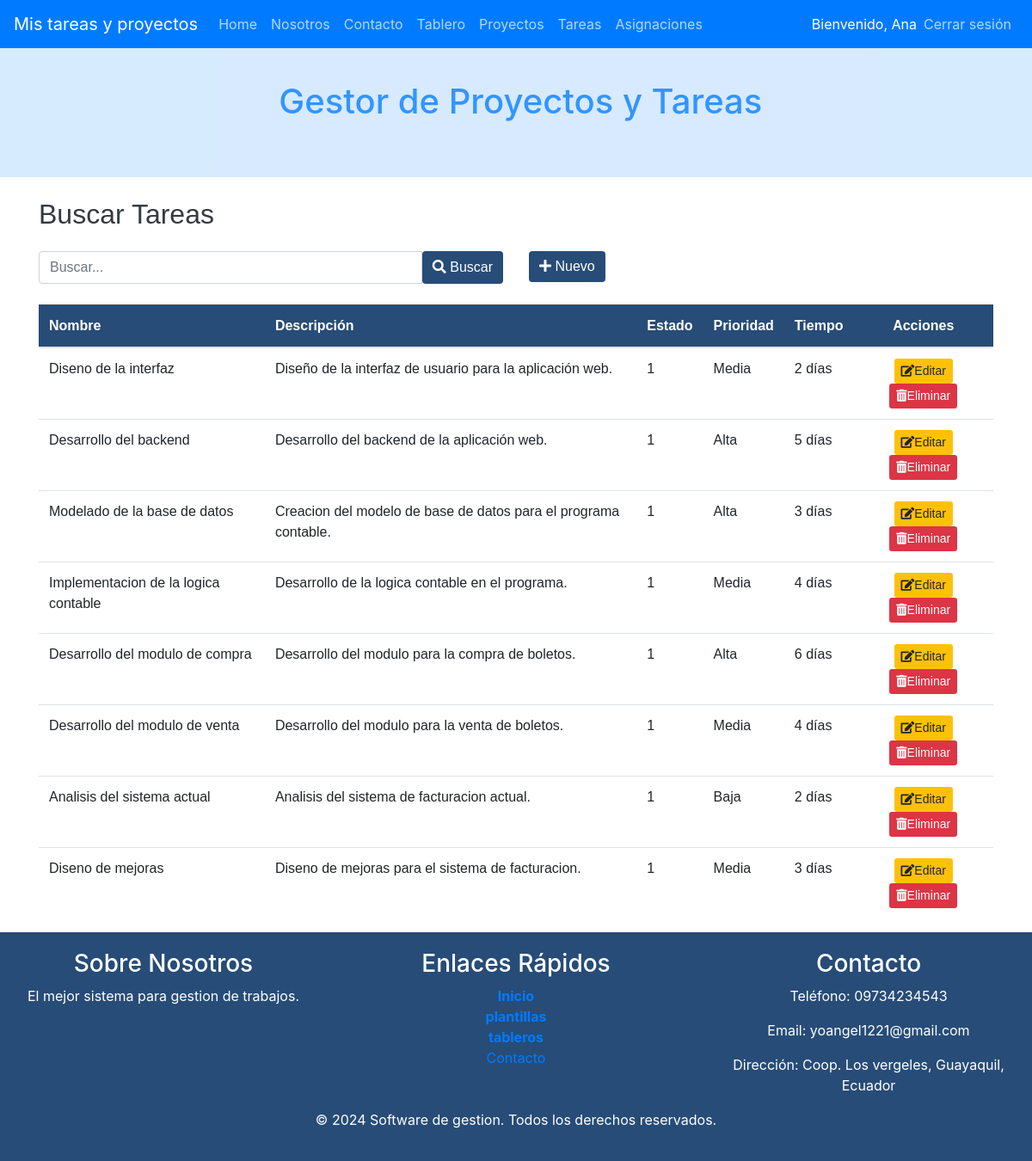
The page /index.php?c=Tareas&f=index (signed in) on the database its author committed.
### tables this page shows
CREATE TABLE IF NOT EXISTS Tareas (
    id INT AUTO_INCREMENT PRIMARY KEY,
    nombre VARCHAR(255) NOT NULL,
    descripcion TEXT,
    tiempo_estimado VARCHAR(50),
    prioridad ENUM('Baja', 'Media', 'Alta'),
    fecha_creacion TIMESTAMP DEFAULT CURRENT_TIMESTAMP,
    proyecto_id INT,
    estado INT(1) NOT NULL DEFAULT 1,
    FOREIGN KEY (proyecto_id) REFERENCES Proyectos(id) ON DELETE CASCADE
);

### controller/TareasController.php (called while the page is built, shortened)
<?php
require_once 'model/dao/TareasDAO.php';
class TareasController {
    private $model;
    public function __construct() {
        $this->model = new TareasDAO();
    }
    public function index() {
        $resultados = $this->model->selectAll("");
        $titulo = "Buscar Tareas";
        require_once VTAREAS.'list.php';
    }
}

### index.php (called while the page is built, shortened)
    <?php
        $funcion = (!empty($_REQUEST['f']))?htmlentities($_REQUEST['f']):FUNCION_PRINCIPAL;
        $cont = new  $controlador();
        $cont->$funcion();
?>

### config/Conexion.php (called while the page is built)
<?php
class Conexion {
    public static function getConexion() {
         $dsn = 'mysql:host=localhost;port=3307;dbname=' . DBNAME;
        $conexion = null;
        try {
            $conexion = new PDO($dsn, DBUSER, DBPASSWORD);
             $conexion->setAttribute(PDO::ATTR_ERRMODE, PDO::ERRMODE_EXCEPTION);
        } catch (Exception $e) {
            echo $e;
            die("error " . $e->getMessage());
        }
        return $conexion;
    }
}

### model/dao/TareasDAO.php (called while the page is built, shortened)
<?php
require_once 'config/Conexion.php';
class TareasDAO {
    private $con;
    public function __construct() {
        $this->con = Conexion::getConexion();
    }
    public function selectAll($parametro) {
        $sql = "SELECT * FROM tareas WHERE nombre LIKE :b1";
        $stmt = $this->con->prepare($sql);
        $conlike = '%' . $parametro . '%';
        $data = array('b1' => $conlike);
        $stmt->execute($data);
        $resultados = $stmt->fetchAll(PDO::FETCH_ASSOC);
        return $resultados;
    }
}
?>

### view/tareas/tareas.list.php (the view, shortened to what this page needs)
<div class="container mt-4">
    <h2 class="mb-4"><?php echo $titulo; ?></h2>
    <div class="row">
        <div class="col-sm-6">
            <form action="index.php?c=tareas&f=search" method="POST" class="input-group">
                <input type="text" name="b" id="busqueda" placeholder="Buscar..." class="form-control"/>
                <button type="submit" class="btn btn-secondary"><i class="fas fa-search"></i> Buscar</button>
            </form>
        </div>
        <div class="col-sm-6 text-end">
            <a href="index.php?c=tareas&f=view_new">
                <button type="button" class="btn btn-secondary">
                    <i class="fas fa-plus"></i>
                        Nuevo
                </button>
            </a>
        </div>
    </div>
        <table class="table mt-4">
            <thead class="table-dark">
                <tr>
                    <th>Nombre</th>
                    <th>Descripción</th>
                    <th>Estado</th>
                    <th>Prioridad</th>
                    <th>Tiempo</th>
                    <th class="centro">Acciones</th>
                </tr>
            </thead>
            <tbody>
                <?php foreach ($resultados as $fila) { ?>
                <tr>
                    <td><?php echo $fila['nombre']; ?></td>
                    <td><?php echo $fila['descripcion']; ?></td>
                    <td><?php echo $fila['estado']; ?></td>
                    <td><?php echo $fila['prioridad']; ?></td>
                    <td><?php echo $fila['tiempo_estimado']; ?></td>
                    <td class="centro">
                        <a class="btn btn-warning btn-sm me-2" href="index.php?c=tareas&f=view_edit&id=<?php echo $fila['id']; ?>">
                            <i class="fas fa-edit"></i>Editar
                        </a>
                        <a class="btn btn-danger btn-sm" onclick="return confirm('¿Está seguro de eliminar la tarea?');" href="index.php?c=tareas&f=delete&id=<?php echo $fila['id']; ?>">
                            <i class="fas fa-trash-alt"></i>Eliminar
                        </a>
                    </td>
                </tr>
                <?php } ?>
            </tbody>
        </table>
</div>

### view/tareas/tareas.list.php (style rules this page uses)
.container { font-family: 'Arial', sans-serif; }
.centro { text-align: center; }
h2 { color: #343a40; }
.btn-secondary { background-color: #274C77; border: none; }
.btn-warning { background-color: #ffc107; border: none; }
.btn-danger { background-color: #dc3545; border: none; }
.table-dark th { background-color: #274C77; color: white; }

### rows shown on the page
tareas: nombre "Diseno de la interfaz", descripcion "Diseño de la interfaz de usuario para la aplicación web.", estado "1", prioridad "Media", tiempo_estimado "2 días"
tareas: nombre "Desarrollo del backend", descripcion "Desarrollo del backend de la aplicación web.", estado "1", prioridad "Alta", tiempo_estimado "5 días"
tareas: nombre "Modelado de la base de datos", descripcion "Creacion del modelo de base de datos para el programa contable.", estado "1", prioridad "Alta", tiempo_estimado "3 días"
tareas: nombre "Implementacion de la logica contable", descripcion "Desarrollo de la logica contable en el programa.", estado "1", prioridad "Media", tiempo_estimado "4 días"
tareas: nombre "Desarrollo del modulo de compra", descripcion "Desarrollo del modulo para la compra de boletos.", estado "1", prioridad "Alta", tiempo_estimado "6 días"
tareas: nombre "Desarrollo del modulo de venta", descripcion "Desarrollo del modulo para la venta de boletos.", estado "1", prioridad "Media", tiempo_estimado "4 días"
tareas: nombre "Analisis del sistema actual", descripcion "Analisis del sistema de facturacion actual.", estado "1", prioridad "Baja", tiempo_estimado "2 días"
tareas: nombre "Diseno de mejoras", descripcion "Diseno de mejoras para el sistema de facturacion.", estado "1", prioridad "Media", tiempo_estimado "3 días"

### other values the page prints
$_SESSION['usuario_nombre'] "Ana"
$titulo "Buscar Tareas"
